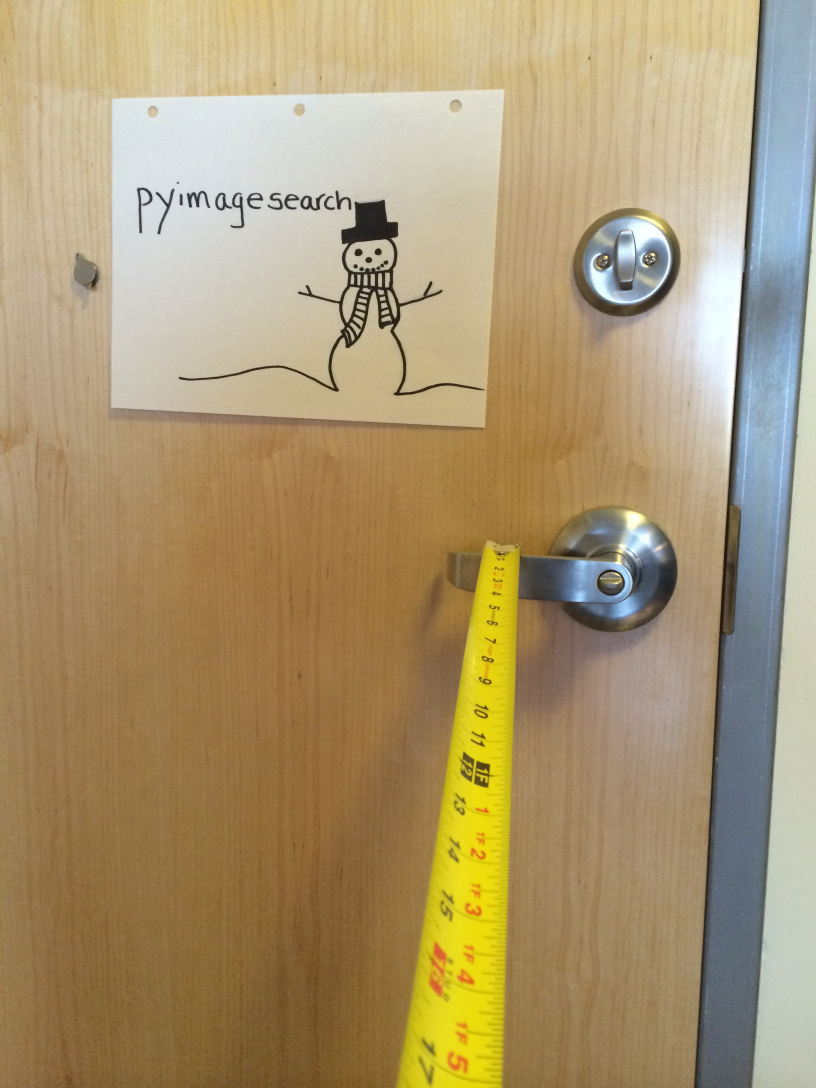
#> input picture Pyimagesearch/distance-to-camera/orig-images/2ft.jpg, 2448 x 3264 px, given in place of the camera (shown at 1/3 size)
$ python distance_to_camera.py   (older library calls are emulated)
#> lines starting #> are read from the running program, lines starting #| are printed output that depends on the picture; after the words box and inside, x2 and y2 are one past the last pixel; in counts of white or black regions, pixels touching at a corner belong together
# USAGE
# python distance_to_camera.py

# import the necessary packages
from imutils import paths
import numpy as np
import imutils
import cv2
from imutils.video import VideoStream
import time
import argparse
from collections import deque


ap = argparse.ArgumentParser()
ap.add_argument("-v", "--video",
	help="path to the (optional) video file")
ap.add_argument("-b", "--buffer", type=int, default=64,
	help="max buffer size")
args = vars(ap.parse_args())

def find_marker(image):
	# resize the frame, blur it, and convert it to the HSV
	# color space
	# frame = imutils.resize(image, width=600)
	blurred = cv2.GaussianBlur(frame, (11, 11), 0)
	hsv = cv2.cvtColor(blurred, cv2.COLOR_BGR2HSV)
	# construct a mask for the color "green", then perform
	# a series of dilations and erosions to remove any small
	# blobs left in the mask
	global redmask
	redmask = cv2.inRange(hsv, redLower, redUpper)
	redmask = cv2.erode(redmask, None, iterations=2)
	redmask = cv2.dilate(redmask, None, iterations=2)

	# [10 lines of commented-out code are left out]

	redcnts = cv2.findContours(redmask.copy(), cv2.RETR_EXTERNAL,
		cv2.CHAIN_APPROX_SIMPLE)
	# print(redcnts)
	redcnts = redcnts[1] #if imutils.is_cv2() else redcnts[1]
	if redcnts:
		rc = max(redcnts, key=cv2.contourArea)
		return cv2.minAreaRect(rc), rc
	else:
		return 0, 0

	# compute the bounding box of the of the paper region and return it

def distance_to_camera(knownWidth, focalLength, perWidth):
	# compute and return the distance from the maker to the camera
	return (knownWidth * focalLength) / perWidth

redLower = (0, 200, 50)
redUpper = (50, 255, 255)

pts = deque(maxlen=args["buffer"])
rpts = [None]
rthickness = [None]

# initialize the known distance from the camera to the object, which
# in this case is 24 inches
KNOWN_DISTANCE = 20.0

# initialize the known object width, which in this case, the piece of
# paper is 12 inches wide
KNOWN_WIDTH = 5.0

# image = cv2.imread("images/2ft.png")
# marker = find_marker(image)
# focalLength = (marker[1][0] * KNOWN_DISTANCE) / KNOWN_WIDTH

vs = VideoStream(src=0).start()

# allow the camera or video file to warm up
time.sleep(2.0)


while 1:
	frame = vs.read()
#> frame is the input picture: shape (3264, 2448, 3); mean B, G, R 113.6, 151.3, 170.5
	frame = imutils.resize(frame, width=600)
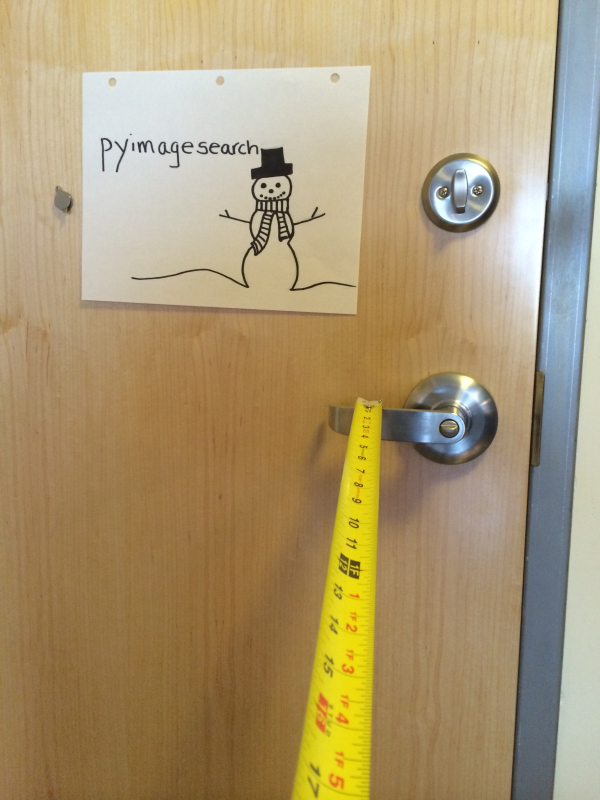
#> frame: shape (800, 600, 3); mean B, G, R 113.6, 151.3, 170.5
	marker,rc = find_marker(frame)
#> in find_marker, `blurred = cv2.GaussianBlur(frame, (11, 11), 0)`:
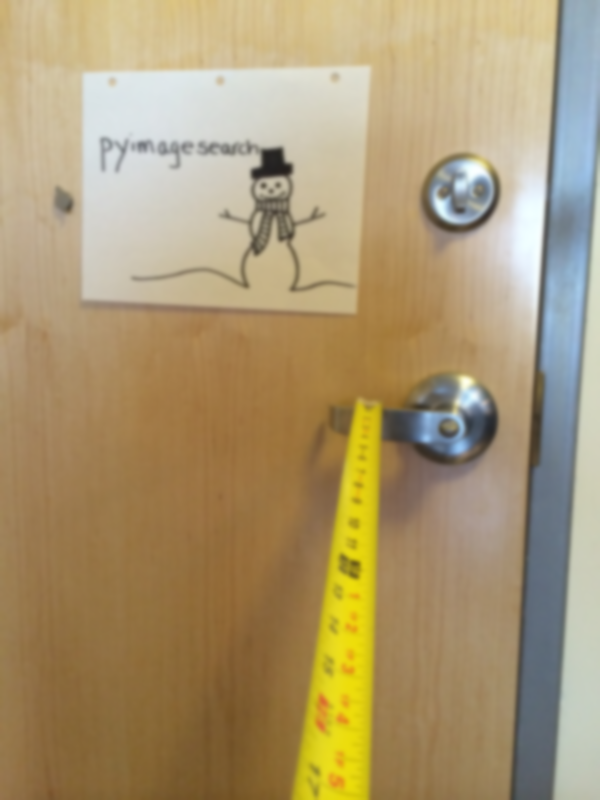
#> blurred: shape (800, 600, 3); mean B, G, R 113.6, 151.3, 170.5
#> in find_marker, `hsv = cv2.cvtColor(blurred, cv2.COLOR_BGR2HSV)`: hsv: shape (800, 600, 3); mean H, S, V 29.7, 96.2, 173.9
#> in find_marker, `redmask = cv2.inRange(hsv, redLower, redUpper)`:
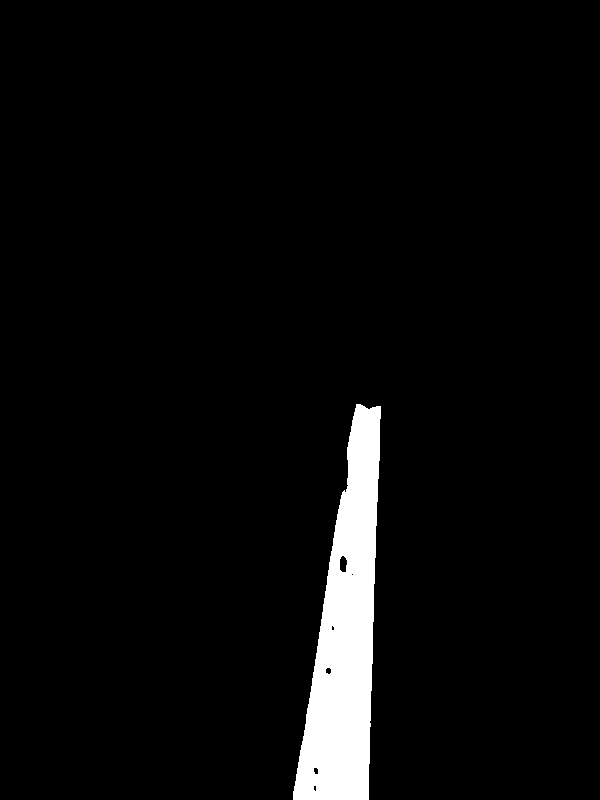
#> redmask: shape (800, 600); 4.1% white; 1 white region, box (x1, y1, x2, y2) and area: (293, 404, 381, 800) 19648
#> in find_marker, `redmask = cv2.erode(redmask, None, iterations=2)`:
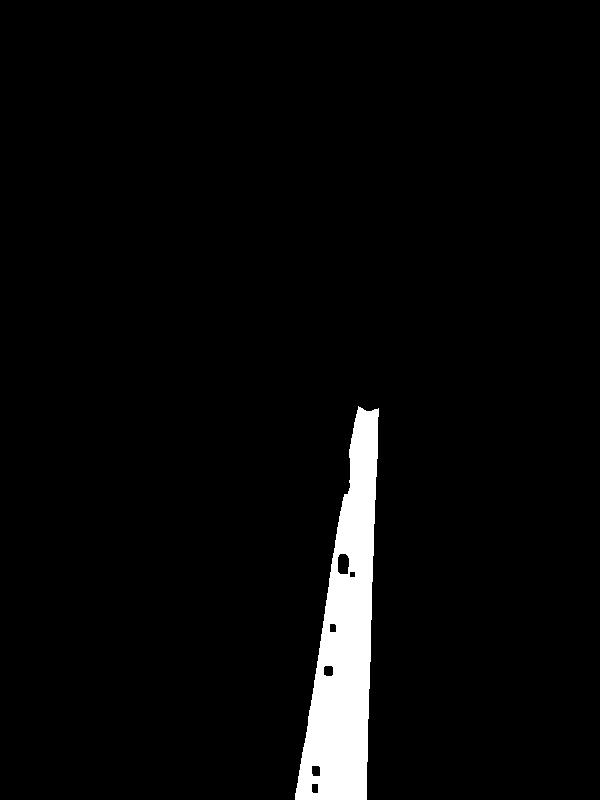
#> redmask: shape (800, 600); 3.6% white; 1 white region, box (x1, y1, x2, y2) and area: (295, 406, 379, 800) 17513
#> in find_marker, `redmask = cv2.dilate(redmask, None, iterations=2)`: redmask: shape (800, 600); 4.1% white; 1 white region
#> in find_marker, `redcnts = cv2.findContours(redmask.copy(), cv2.RETR_EXTERNAL, cv2.CHAI..`: redcnts = 1 contour; box (x1, y1, x2, y2) and area: (293, 404, 381, 800) 19349
#> in find_marker, `redcnts = redcnts[1]`: redcnts = [[-1, -1, -1, -1]]
#> (the run stopped early here; a loop or call above may not have finished)

$ run again, on Pyimagesearch/distance-to-camera/orig-images/3ft.jpg
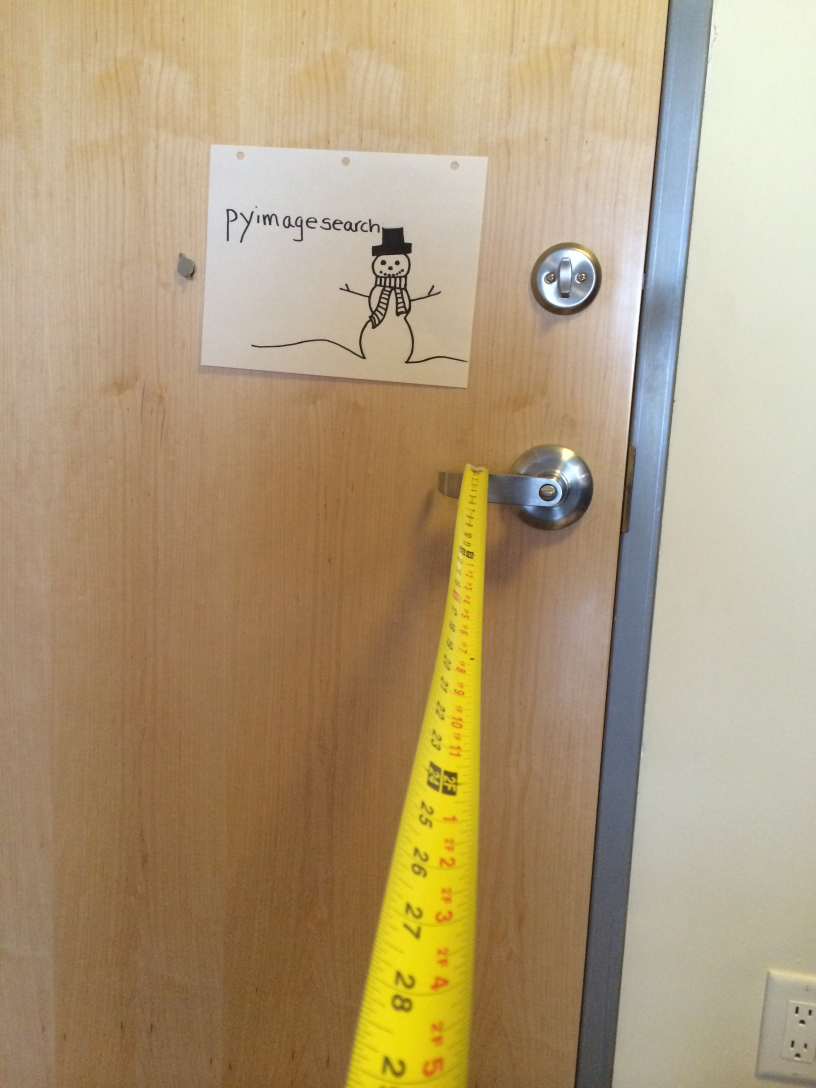
#> input picture Pyimagesearch/distance-to-camera/orig-images/3ft.jpg, 2448 x 3264 px, given in place of the camera (shown at 1/3 size)
#> frame is the input picture: shape (3264, 2448, 3); mean B, G, R 121.7, 155.4, 175.8
#> frame: shape (800, 600, 3)
#> hsv: shape (800, 600, 3); mean H, S, V 24.8, 86.2, 177.4
#> in find_marker, `redmask = cv2.inRange(hsv, redLower, redUpper)`:
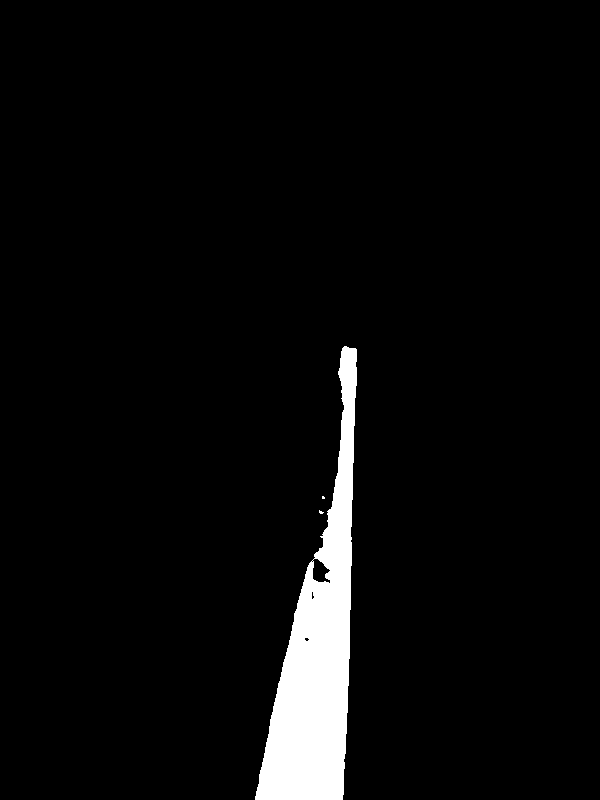
#> redmask: shape (800, 600); 4.2% white; 3 white regions (2 under 20 px), largest, box (x1, y1, x2, y2) and area: (255, 346, 357, 800) 19939
#> in find_marker, `redmask = cv2.erode(redmask, None, iterations=2)`:
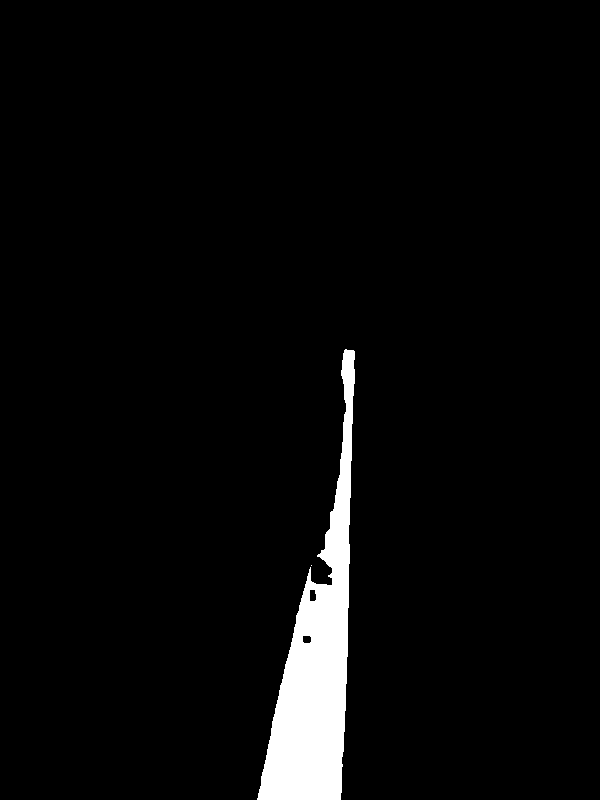
#> redmask: shape (800, 600); 3.7% white; 2 white regions (1 under 20 px), largest, box (x1, y1, x2, y2) and area: (257, 349, 355, 800) 17571
#> in find_marker, `redcnts = cv2.findContours(redmask.copy(), cv2.RETR_EXTERNAL, cv2.CHAI..`: redcnts = 1 contour; box (x1, y1, x2, y2) and area: (255, 347, 357, 800) 19378
#> in find_marker, `redcnts = redcnts[1]`: redcnts = [[-1, -1, -1, -1]]

$ run again, on Pyimagesearch/distance-to-camera/orig-images/4ft.jpg
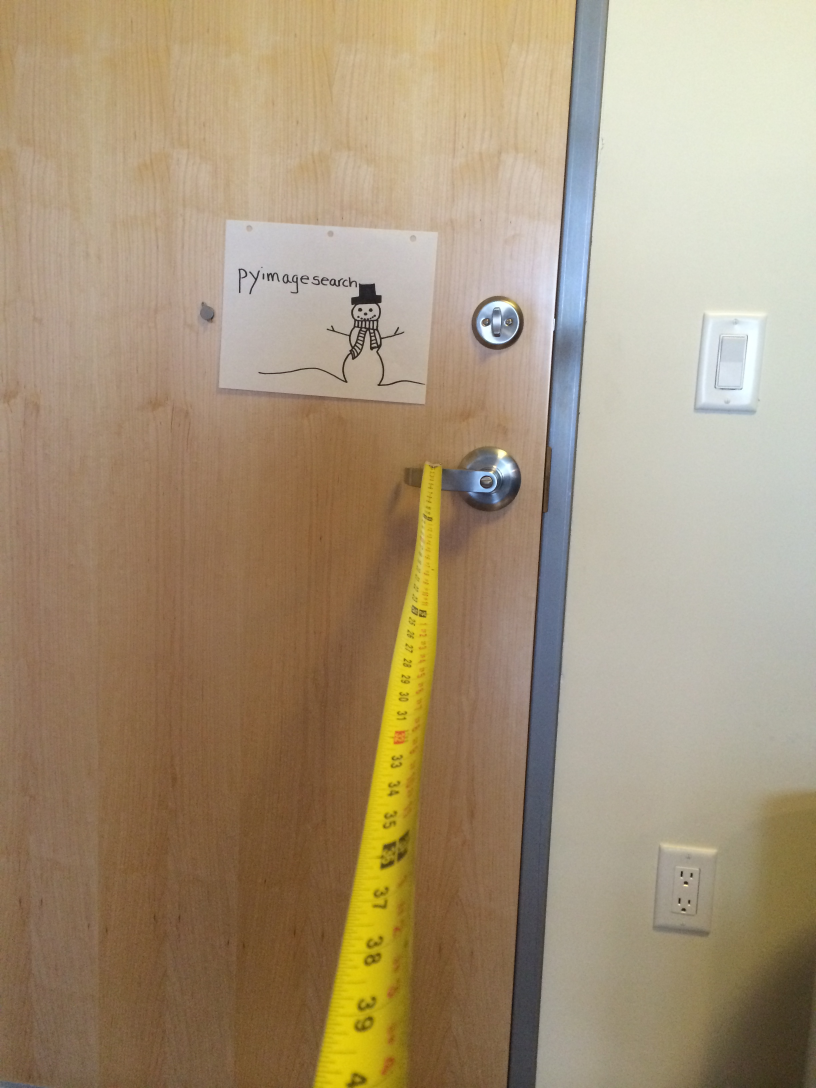
#> input picture Pyimagesearch/distance-to-camera/orig-images/4ft.jpg, 2448 x 3264 px, given in place of the camera (shown at 1/3 size)
#> frame is the input picture: shape (3264, 2448, 3); mean B, G, R 120.5, 147.7, 166
#> frame: shape (800, 600, 3)
#> hsv: shape (800, 600, 3); mean H, S, V 24.8, 79.5, 167.5
#> in find_marker, `redmask = cv2.inRange(hsv, redLower, redUpper)`:
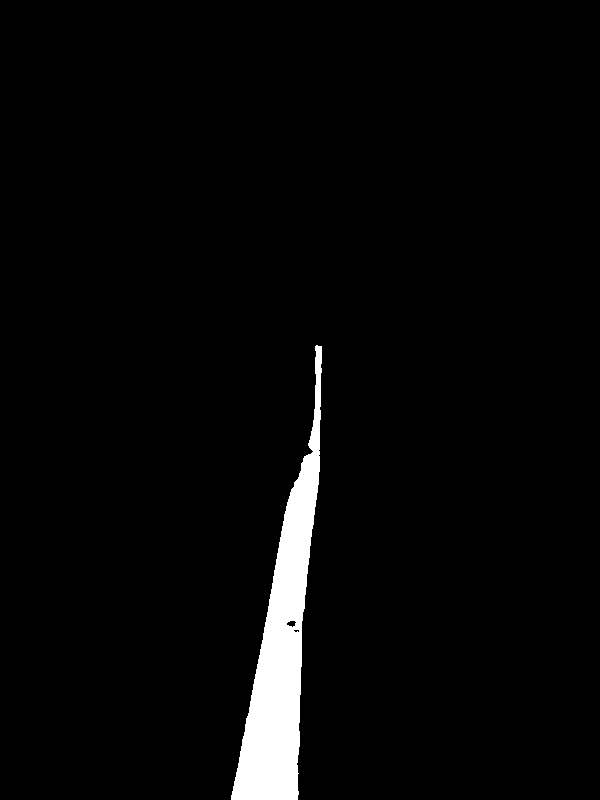
#> redmask: shape (800, 600); 3.1% white; 1 white region, box (x1, y1, x2, y2) and area: (231, 345, 322, 800) 14946
#> in find_marker, `redmask = cv2.erode(redmask, None, iterations=2)`:
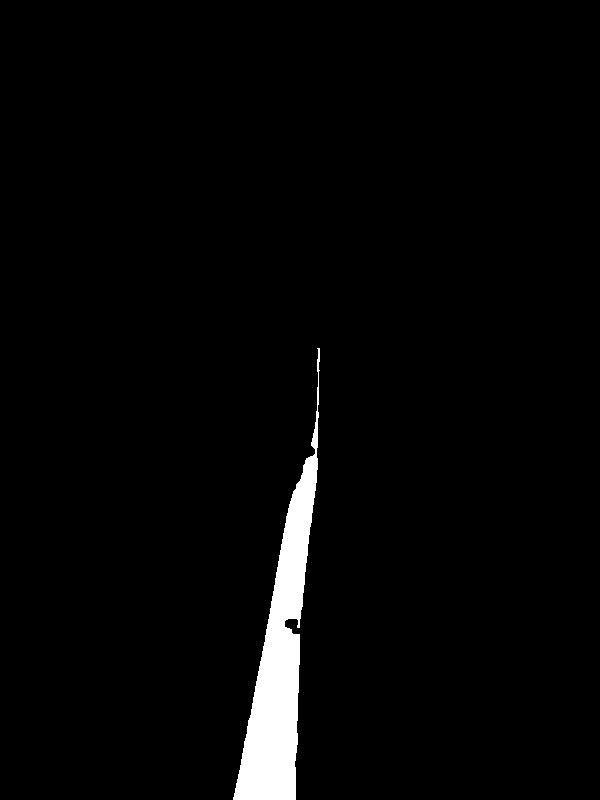
#> redmask: shape (800, 600); 2.7% white; 1 white region, box (x1, y1, x2, y2) and area: (233, 348, 320, 800) 12738
#> in find_marker, `redcnts = cv2.findContours(redmask.copy(), cv2.RETR_EXTERNAL, cv2.CHAI..`: redcnts = 1 contour; box (x1, y1, x2, y2) and area: (231, 346, 322, 800) 14408
#> in find_marker, `redcnts = redcnts[1]`: redcnts = [[-1, -1, -1, -1]]
